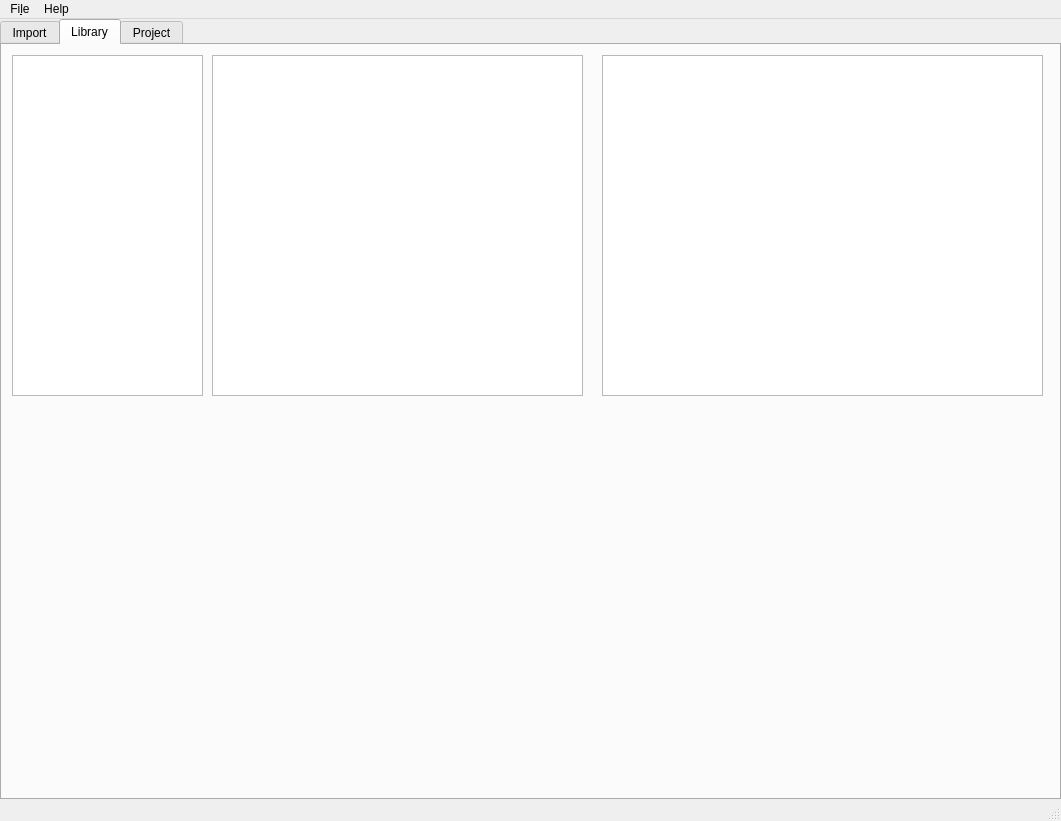
<?xml version="1.0" encoding="UTF-8"?>
<ui version="4.0">
 <class>MainWindow</class>
 <widget class="QMainWindow" name="MainWindow">
  <property name="geometry">
   <rect>
    <x>0</x>
    <y>0</y>
    <width>1061</width>
    <height>821</height>
   </rect>
  </property>
  <property name="windowTitle">
   <string>MainWindow</string>
  </property>
  <widget class="QWidget" name="centralWidget">
   <widget class="QTabWidget" name="tabWidget">
    <property name="geometry">
     <rect>
      <x>0</x>
      <y>0</y>
      <width>1061</width>
      <height>781</height>
     </rect>
    </property>
    <property name="currentIndex">
     <number>1</number>
    </property>
    <widget class="QWidget" name="tabImport">
     <attribute name="title">
      <string>Import</string>
     </attribute>
    </widget>
    <widget class="QWidget" name="tabLibrary">
     <attribute name="title">
      <string>Library</string>
     </attribute>
     <widget class="QTreeView" name="treeView">
      <property name="geometry">
       <rect>
        <x>10</x>
        <y>10</y>
        <width>191</width>
        <height>341</height>
       </rect>
      </property>
     </widget>
     <widget class="QTableView" name="tableView">
      <property name="geometry">
       <rect>
        <x>210</x>
        <y>10</y>
        <width>371</width>
        <height>341</height>
       </rect>
      </property>
     </widget>
     <widget class="QGraphicsView" name="graphicsView">
      <property name="geometry">
       <rect>
        <x>600</x>
        <y>10</y>
        <width>441</width>
        <height>341</height>
       </rect>
      </property>
     </widget>
    </widget>
    <widget class="QWidget" name="tabProject">
     <attribute name="title">
      <string>Project</string>
     </attribute>
    </widget>
   </widget>
  </widget>
  <widget class="QMenuBar" name="menuBar">
   <property name="geometry">
    <rect>
     <x>0</x>
     <y>0</y>
     <width>1061</width>
     <height>26</height>
    </rect>
   </property>
   <widget class="QMenu" name="menuFile">
    <property name="title">
     <string>Fi&amp;le</string>
    </property>
    <addaction name="actionPrefs"/>
    <addaction name="separator"/>
    <addaction name="actionQuit"/>
   </widget>
   <widget class="QMenu" name="menuHelp">
    <property name="title">
     <string>Help</string>
    </property>
    <addaction name="actionAbout"/>
   </widget>
   <addaction name="menuFile"/>
   <addaction name="menuHelp"/>
  </widget>
  <widget class="QStatusBar" name="statusBar"/>
  <action name="actionPrefs">
   <property name="text">
    <string>&amp;Preferences</string>
   </property>
  </action>
  <action name="actionQuit">
   <property name="text">
    <string>&amp;Quit</string>
   </property>
  </action>
  <action name="actionAbout">
   <property name="text">
    <string>&amp;About</string>
   </property>
  </action>
 </widget>
 <layoutdefault spacing="6" margin="11"/>
 <resources/>
 <connections>
  <connection>
   <sender>actionQuit</sender>
   <signal>triggered()</signal>
   <receiver>MainWindow</receiver>
   <slot>close()</slot>
   <hints>
    <hint type="sourcelabel">
     <x>-1</x>
     <y>-1</y>
    </hint>
    <hint type="destinationlabel">
     <x>528</x>
     <y>410</y>
    </hint>
   </hints>
  </connection>
  <connection>
   <sender>actionPrefs</sender>
   <signal>triggered()</signal>
   <receiver>MainWindow</receiver>
   <slot>OpenPreferences()</slot>
   <hints>
    <hint type="sourcelabel">
     <x>-1</x>
     <y>-1</y>
    </hint>
    <hint type="destinationlabel">
     <x>530</x>
     <y>410</y>
    </hint>
   </hints>
  </connection>
 </connections>
 <slots>
  <slot>OpenPreferences()</slot>
 </slots>
</ui>
